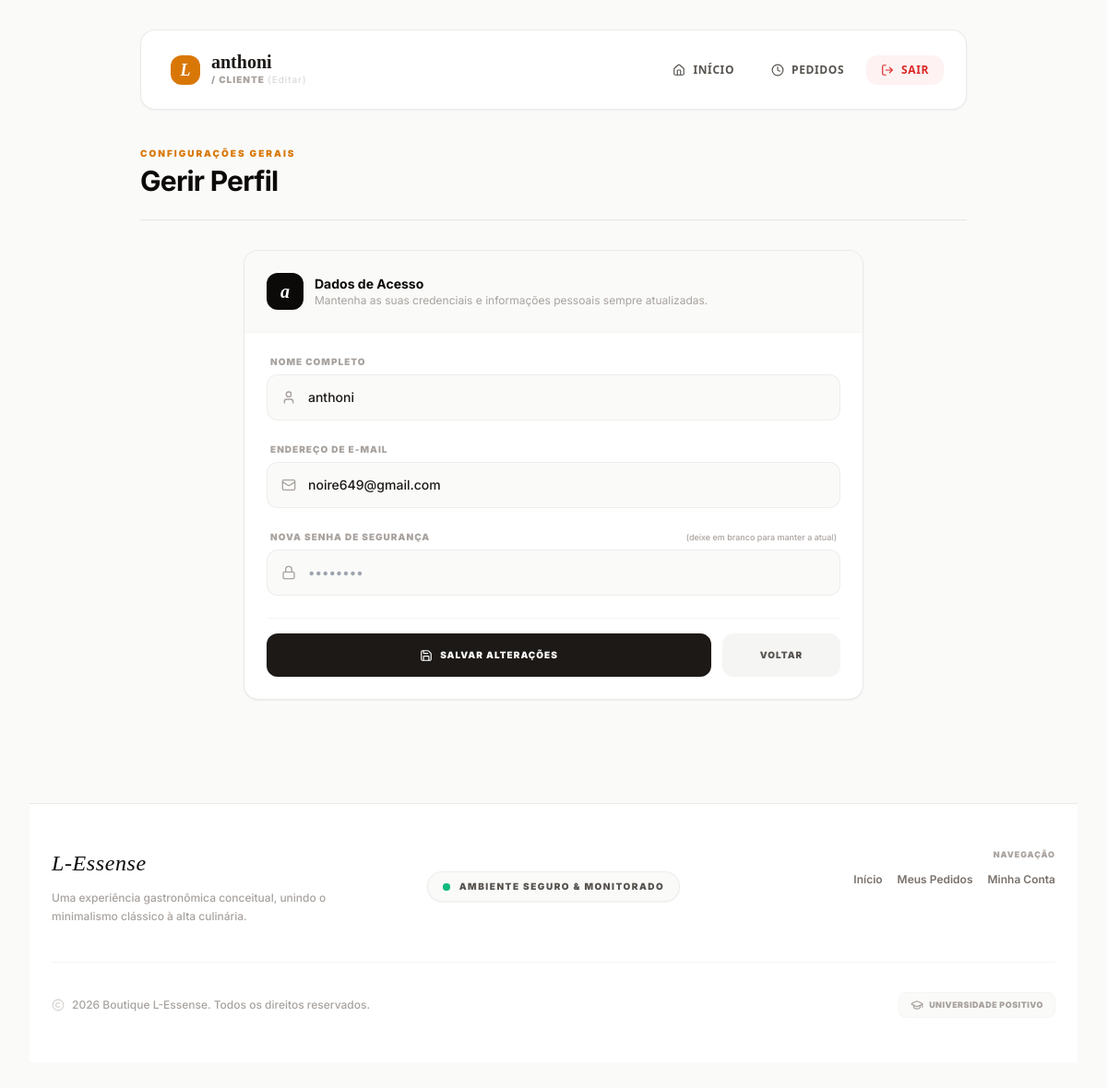
Page /user/perfil.php (signed in) on the earlier database version.
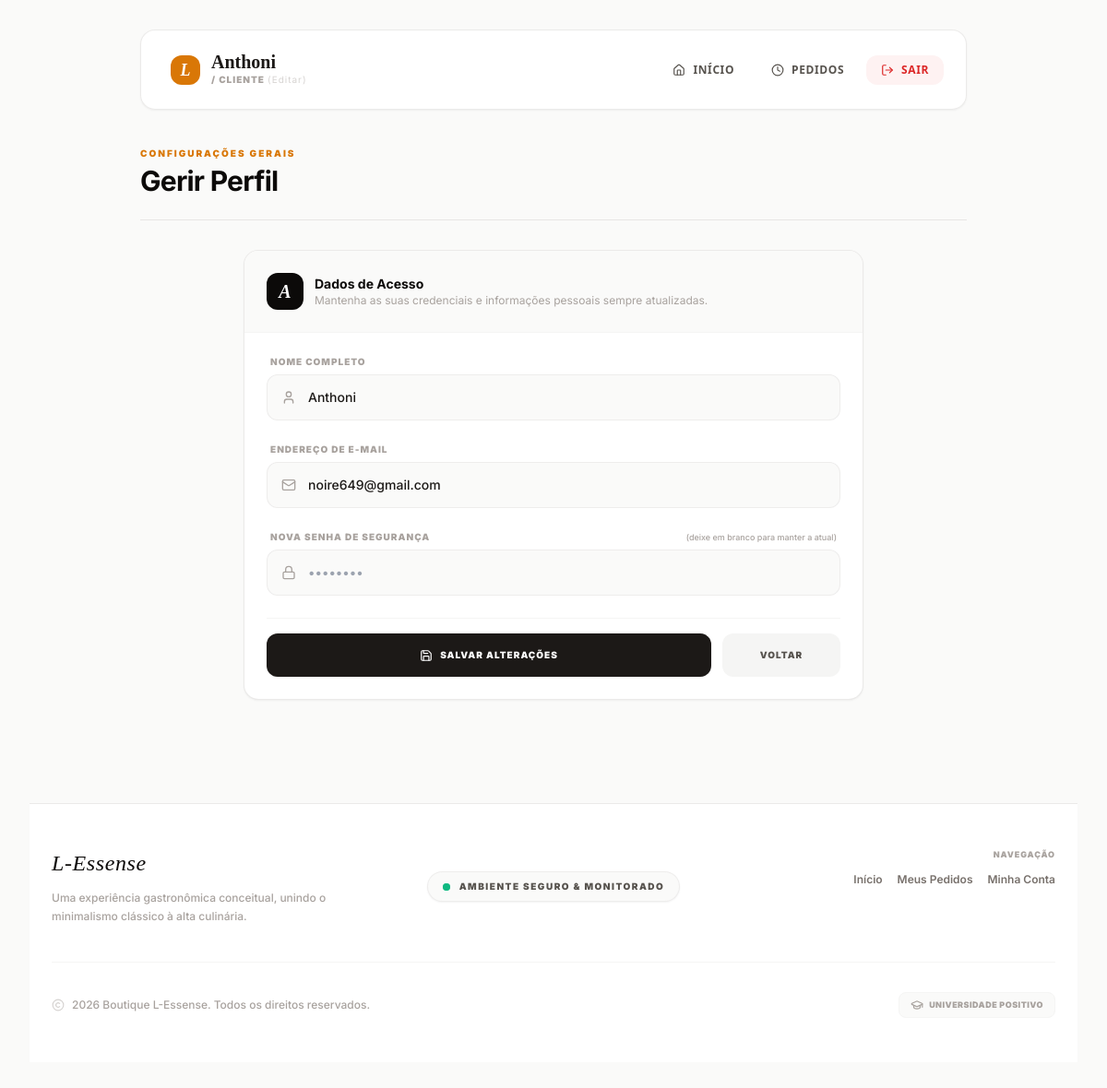
Same page on the later database version.
### tables this page shows
CREATE TABLE `usuarios` (
  `id` int(11) NOT NULL,
  `nome` varchar(100) NOT NULL,
  `email` varchar(100) NOT NULL,
  `senha` varchar(255) NOT NULL,
  `perfil` varchar(50) DEFAULT 'cliente'
);

### user/perfil.php (the view, shortened to what the changed rows need)
<?php
global $conexao;
$usuario_id = (int)$_SESSION['usuario_id'];
$sql_user = "SELECT nome, email FROM usuarios WHERE id = ?";
$stmt_user = mysqli_prepare($conexao, $sql_user);
mysqli_stmt_bind_param($stmt_user, "i", $usuario_id);
mysqli_stmt_execute($stmt_user);
$resultado = mysqli_stmt_get_result($stmt_user);
$dados_usuario = mysqli_fetch_assoc($resultado);
$nome_atual = $dados_usuario['nome'] ?? $_SESSION['usuario'] ?? '';
$email_atual = $dados_usuario['email'] ?? '';
?>
<!DOCTYPE html>
<html lang="pt-br">
<head>
    <link rel="stylesheet" href="../style.css">
    <script src="https://cdn.tailwindcss.com"></script>
</head>
<body class="bg-stone-50 text-stone-900 antialiased min-h-screen p-4 md:p-8">
    <div class="max-w-4xl mx-auto space-y-8">
        <?php include __DIR__ . '/../user/menu.php'; ?>
        <div class="flex flex-col md:flex-row justify-between items-start md:items-center gap-4 border-b border-stone-200 pb-6">
            <div>
                <h1 class="text-3xl font-bold tracking-tight text-stone-950">Gerir Perfil</h1>
            </div>
        </div>
        <div class="bg-white border border-stone-200/80 rounded-2xl shadow-sm max-w-2xl mx-auto overflow-hidden">
            <div class="p-6 bg-stone-50 border-b border-stone-100 flex items-center gap-3">
                <div class="w-10 h-10 bg-stone-950 text-white rounded-xl flex items-center justify-center font-serif italic text-xl font-bold">
                    <?php echo mb_substr(htmlspecialchars($nome_atual), 0, 1); ?>
                </div>
                <div>
                    <h2 class="text-sm font-bold text-stone-950">Dados de Acesso</h2>
                    <p class="text-xs text-stone-400">Mantenha as suas credenciais e informações pessoais sempre atualizadas.</p>
                </div>
            </div>
            <form action="perfil.php" method="POST" class="p-6 space-y-6">
                <div class="space-y-1.5">
                    <div class="relative">
                        <i data-lucide="user" class="w-4 h-4 text-stone-400 absolute left-4 top-1/2 -translate-y-1/2"></i>
                        <input type="text" name="nome" value="<?php echo htmlspecialchars($nome_atual); ?>" required placeholder="Seu nome"
                            class="w-full pl-11 pr-4 py-3.5 bg-stone-50 border border-stone-200/60 focus:border-stone-400 focus:bg-white rounded-xl transition-all text-sm outline-none font-medium text-stone-900">
                    </div>
                </div>
                <div class="space-y-1.5">
                    <div class="relative">
                        <i data-lucide="mail" class="w-4 h-4 text-stone-400 absolute left-4 top-1/2 -translate-y-1/2"></i>
                        <input type="email" name="email" value="<?php echo htmlspecialchars($email_atual); ?>" required placeholder="exemplo@email.com"
                            class="w-full pl-11 pr-4 py-3.5 bg-stone-50 border border-stone-200/60 focus:border-stone-400 focus:bg-white rounded-xl transition-all text-sm outline-none font-medium text-stone-900">
                    </div>
                </div>
            </form>
        </div>
    </div>
</body>
</html>

### user/menu.php (shortened to what the changed rows need)
<nav class="flex flex-col md:flex-row items-center justify-between gap-4 py-4 px-6 mb-10 bg-white border border-stone-200/80 rounded-2xl shadow-sm sticky top-4 z-50 backdrop-blur-md bg-white/90">
    <a href="../user/perfil.php" class="flex items-center gap-3 text-center md:text-left hover:bg-amber-600 p-2 rounded-xl transition-all duration-200 group">
        <div>
            <span class="font-serif text-xl text-stone-900 leading-none block group-hover:text-stone-700 transition-all">
                <strong><?php echo htmlspecialchars($_SESSION['usuario'] ?? 'Convidado'); ?></strong>
            </span>
        </div>
    </a>
</nav>

Differences in the rows shown:
changed usuarios "noire649@gmail.com": nome "a" → "A"; nome "anthoni" → "Anthoni"
Other differences:
$_SESSION['usuario']: "anthoni" → "Anthoni"
